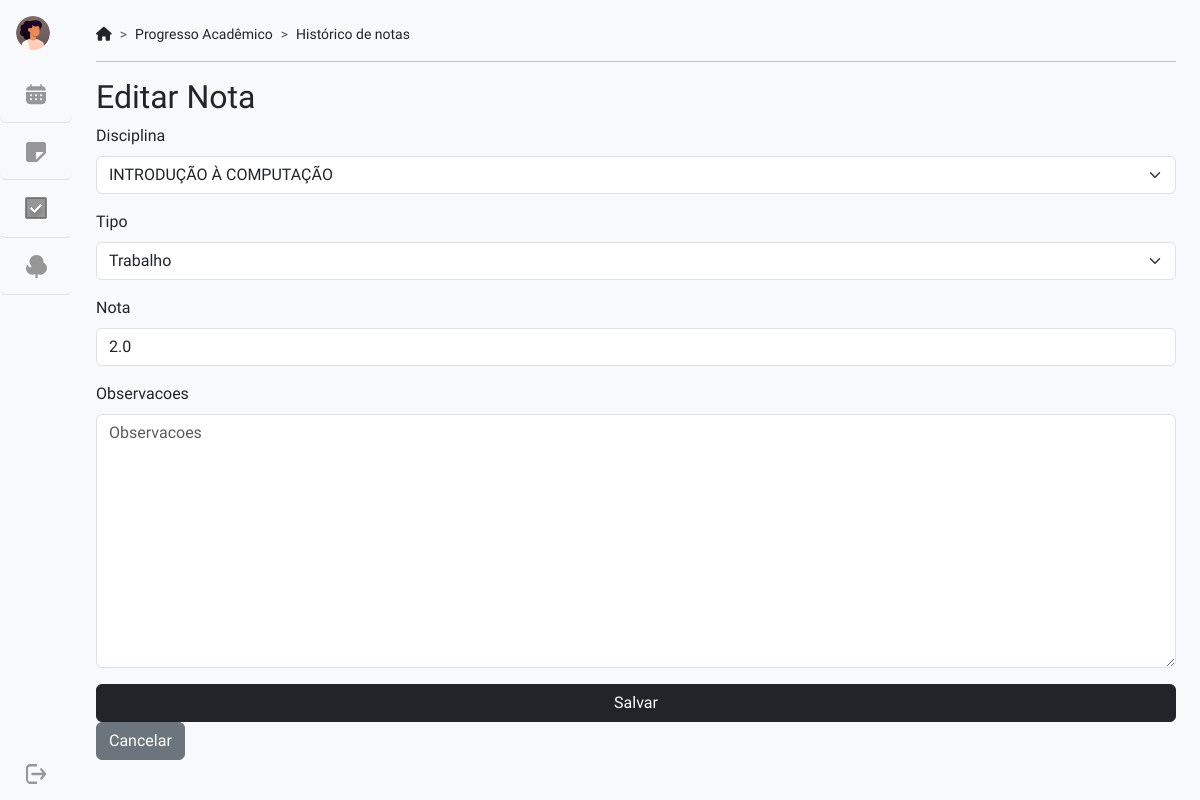
Page /historico/notas/17/edit on the committed database.
### historico/models.py (models this page shows, shortened)
class Nota(models.Model):
    TIPO_CHOICES = [
        ('Exame', 'Exame'),
        ('Trabalho', 'Trabalho'),
    ]
    disciplina = models.ForeignKey(Disciplina, on_delete=models.CASCADE)
    tipo = models.CharField(max_length=10, choices=TIPO_CHOICES)
    nota = models.FloatField()
    created_at = models.DateTimeField(default=now, editable=False)
    updated_at = models.DateTimeField(auto_now=True)
    observacoes = models.TextField()
    REQUIRED_FIELDS = ["disciplina", "tipo", "nota"]

### historico/views.py (the view, shortened to what this page needs)
# urls.py: path("notas/<int:nota_id>/edit", views.editar_nota, name="editar_nota"),
def editar_nota(request, nota_id=None):
    nota = get_object_or_404(Nota, id=nota_id)
    form = NotaForm(instance=nota)
    return render(request, "notas/editar.html", {"form": form, "nota": nota})

### historico/forms.py
class NotaForm(forms.ModelForm):
    class Meta:
        model = Nota
        fields = ["disciplina", "tipo", "nota", "observacoes"]
        widgets = {
            "disciplina": forms.Select(attrs={"class": "form-select form-control"}),
            "tipo": forms.Select(attrs={"class": "form-select form-control"}),
            "nota": forms.NumberInput(attrs={"class": "form-control"}),
            "observacoes": forms.Textarea(attrs={"class": "form-control"}),
        }

### historico/models.py (called while the page is built)
    def __str__(self):
        return  f"{self.nome}"

### historico/templates/notas/editar.html (shortened to what this page needs)
{% extends "base_generic.html" %}
{% load static %}
{% load django_bootstrap5 %}
{% block content %}
  <h2>Editar Nota</h2>
  <form method="post" class="needs-validation" novalidate>
    {% bootstrap_form form layout="floating" %}
      <div class="col-sm-12">
        {% bootstrap_button button_type="submit" content="Salvar" button_class="btn-dark" %}
        <a href="{% url "historico:visualizar_nota" nota.id %}" class="btn btn-secondary" >Cancelar</a>
      </div>
  </form>
{% endblock content %}

### app_tudo_list/static/css/style.css (style rules this page uses)
body { font-family: 'Zen Kaku Gothic Antique', sans-serif; background-color: #f8f9fa; color: #212529; display: flex; flex-direction: column; justify-content: center; align-items: center; height: 100vh; }
button { width: 100%; padding: 0.7rem; border: none; border-radius: 4px; background-color: #000; color: #fff; font-size: 1rem; cursor: pointer; }

### rows in the picture
Nota: disciplina "INTRODUÇÃO À COMPUTAÇÃO", tipo "Trabalho", nota "2.0"
